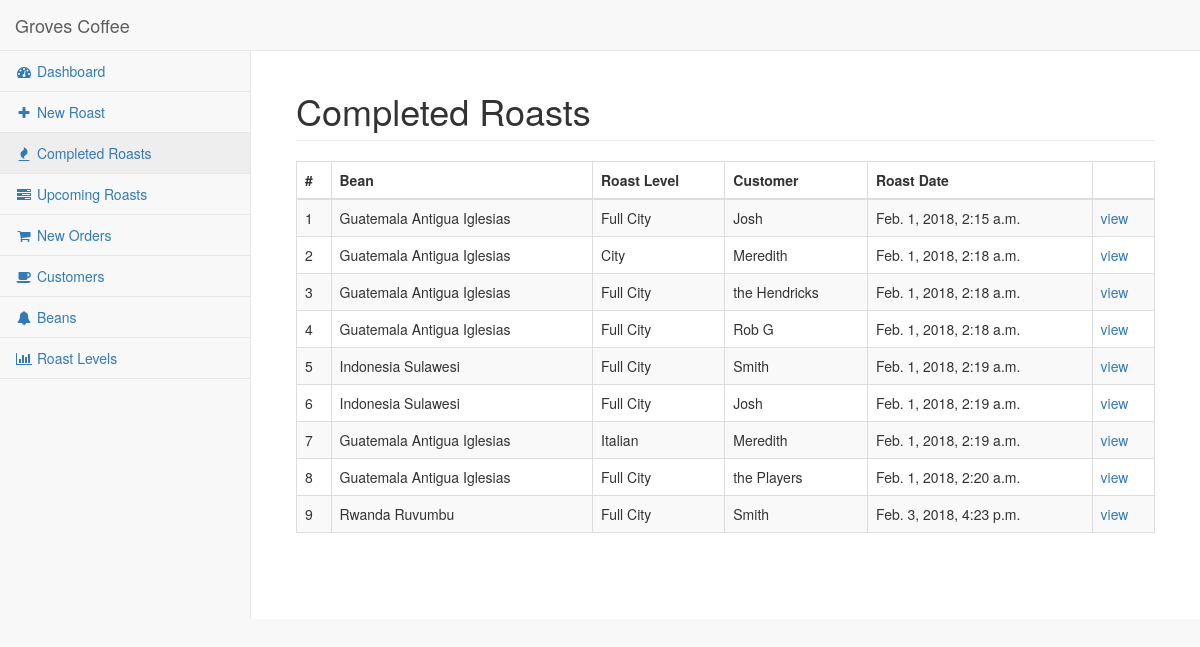
The page /roasts/completed on the database as committed earlier.
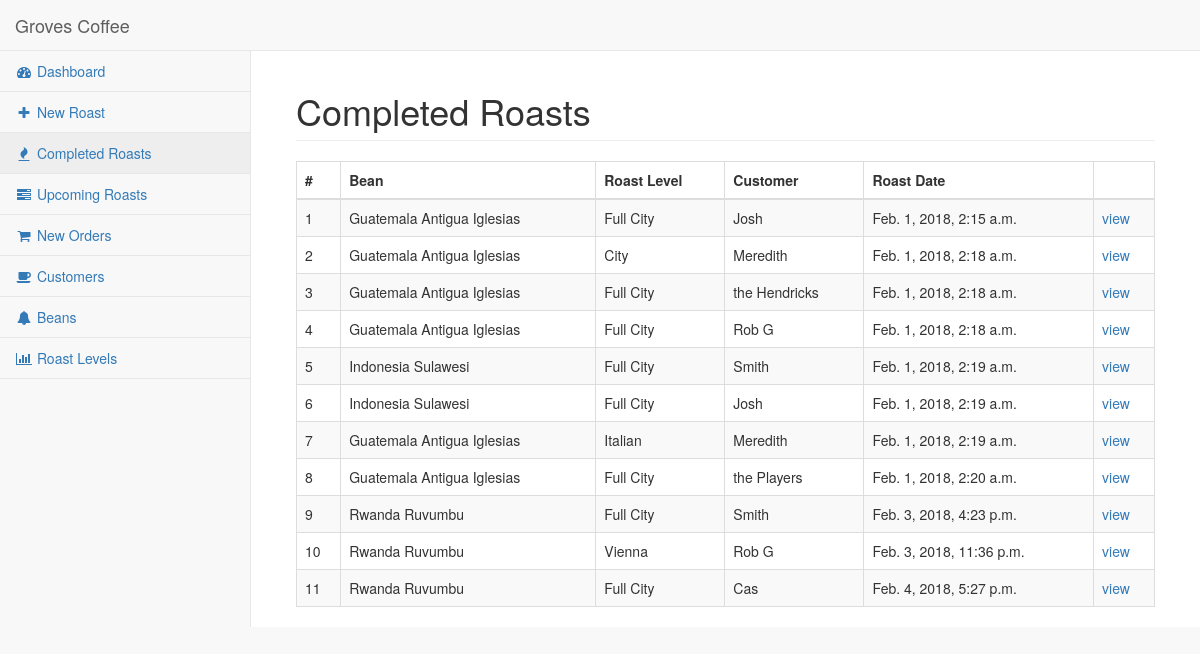
The same page on the database as committed later.
### roasts/models.py (models this page shows, shortened)
class Roast(models.Model):
    bean = models.ForeignKey(Bean)
    roast_level = models.ForeignKey(RoastLevel)
    customer = models.ForeignKey(Customer, null=True)
    roast_date = models.DateTimeField(name='roastdate', auto_now_add=True)
    target_temp = models.IntegerField(null=True)
    weight_before = models.FloatField(null=True)
    weight_after = models.FloatField(null=True)
    description = models.CharField(max_length=255,null=True)
    notes = models.CharField(max_length=255,null=True)
    is_favorite = models.BooleanField(default=False)
    is_active_roast = models.BooleanField(default=False)
    heater = models.IntegerField(null=True)
    drawfan = models.IntegerField(null=True)
    scrollfan = models.IntegerField(null=True)
    drum = models.IntegerField(null=True)

class Bean(models.Model):
    name = models.CharField(max_length=200)
    description = models.CharField(max_length=500)
    original_amt = models.FloatField(null=True)
    current_amt = models.FloatField(null=True)

class RoastLevel(models.Model):
    name = models.CharField(max_length=200,null=True)
    description = models.CharField(max_length=500,null=True)

class Customer(models.Model):
    name = models.CharField(max_length=200)

### roasts/views.py (the view)
def completed(request):
    r = Roast.objects.all()
    context = { 'roasts' : r, 'count': len(r) }
    return HttpResponse(render(request, 'roasts/completed.html', context))

### roasts/templates/roasts/completed.html (shortened to what this page needs)
{% extends "roasts/base.html" %}
{% block content %}
<div class="col-lg-12">
    <h1 class="page-header">
        Completed Roasts
    </h1>
    <div class="table-responsive">
        <table class="table table-striped table-bordered table-hover">
            <thead>
            <tr>
                <th>#</th>
                <th>Bean</th>
                <th>Roast Level</th>
                <th>Customer</th>
                <th>Roast Date</th>
                <th></th>
            </tr>
            </thead>
            <tbody>
            {% for roast in roasts %}
            {% if roast.is_active_roast %}
            <tr class="alert alert-danger">
            {% else %}
            <tr>
            {% endif %}
                <td>{{ roast.id }}</td>
                <td>{{ roast.bean.name }}</td>
                <td>{{ roast.roast_level.name }}</td>
                <td>{{ roast.customer.name }}</td>
                <td>{{ roast.roastdate }}</td>
                <td>
                    <a href="{% url 'roasts:detail' roast.id %}">view</a>
                </td>
            </tr>
            {% endfor %}
            </tbody>
        </table>
    </div>
</div>
{% endblock %}

### roasts/templates/roasts/base.html (shortened to what this page needs)
{% load static %}
<!DOCTYPE html>
<html lang="en">
<head>
    <link href="{% static 'roasts/vendor/bootstrap/css/bootstrap.min.css' %}" rel="stylesheet">
    <link href="{% static 'roasts/vendor/metisMenu/metisMenu.min.css' %}" rel="stylesheet">
    <link href="{% static 'roasts/dist/css/sb-admin-2.css' %}" rel="stylesheet">
    <link href="{% static 'roasts/dist/css/roaster.css' %}" rel="stylesheet">
    <link href="{% static 'roasts/vendor/font-awesome/css/font-awesome.min.css' %}" rel="stylesheet" type="text/css">
</head>
<body>
<div id="wrapper">
    <nav class="navbar navbar-default navbar-static-top" role="navigation" style="margin-bottom: 0">
        <div class="navbar-header">
            <a class="navbar-brand" href="{% url 'roasts:index' %}">Groves Coffee</a>
        </div>
        <div class="navbar-default sidebar" role="navigation">
            <div class="sidebar-nav navbar-collapse">
                <ul class="nav" id="side-menu">
                    <li>
                        <a href="{% url 'roasts:index' %}"><i class="fa fa-dashboard fa-fw"></i> Dashboard</a>
                    </li>
                    <li>
                        <a href="{% url 'roasts:newroast' %}"><i class="fa fa-plus fa-fw"></i> New Roast</a>
                    </li>
                    <li>
                        <a href="{% url 'roasts:completed' %}"><i class="fa fa-fire fa-fw"></i> Completed Roasts</a>
                    </li>
                    <li>
                        <a href="{% url 'roasts:upcoming' %}"><i class="fa fa-tasks fa-fw"></i> Upcoming Roasts</a>
                    </li>
                    <li>
                        <a href="{% url 'roasts:orders' %}"><i class="fa fa-shopping-cart fa-fw"></i> New Orders</a>
                    </li>
                    <li>
                        <a href="{% url 'roasts:customers' %}"><i class="fa fa-coffee fa-fw"></i> Customers</a>
                    </li>
                    <li>
                        <a href="{% url 'roasts:beans' %}"><i class="fa fa-bell fa-fw"></i> Beans</a>
                    </li>
                    <li>
                        <a href="{% url 'roasts:roastlevels' %}"><i class="fa fa-bar-chart fa-fw"></i> Roast Levels</a>
                    </li>
                </ul>
            </div>
        </div>
    </nav>
    <div id="page-wrapper">
        <div class="container-fluid">
            <div class="row">
                {% block content %}{% endblock %}
            </div>
        </div>
    </div>
</div>
</body>
</html>

Rows that differ between the two databases and show on the page:
added Roast: id "10", bean.name "Rwanda Ruvumbu", roast_level.name "Vienna", customer.name "Rob G", roastdate "Feb. 3, 2018, 11:36 p.m."
added Roast: id "11", bean.name "Rwanda Ruvumbu", roast_level.name "Full City", customer.name "Cas", roastdate "Feb. 4, 2018, 5:27 p.m."
